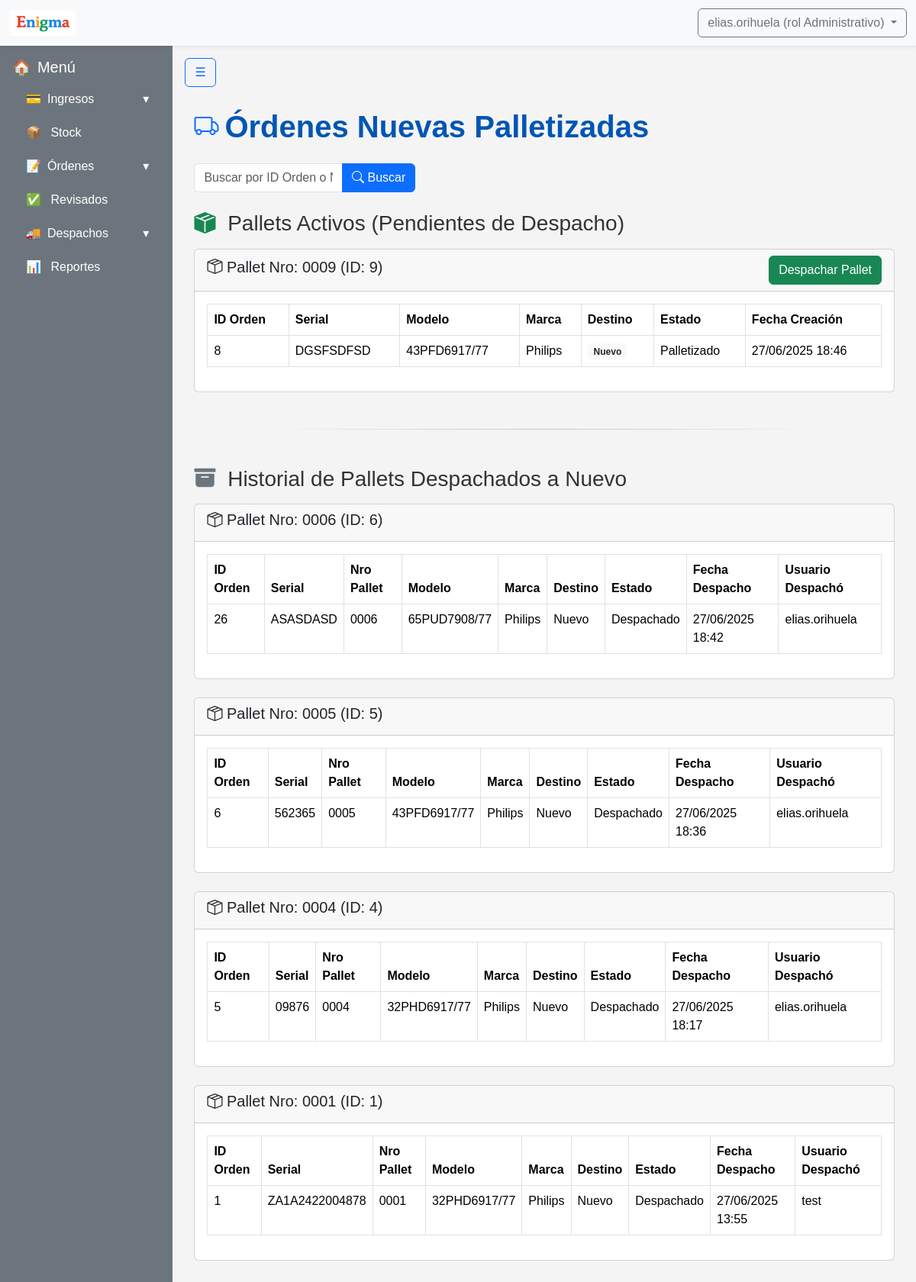
Page /despachos/nuevas/ (signed in) on the committed database.
### apps/usuarios/models.py (models this page shows, shortened)
class Usuarios(AbstractBaseUser):
    username = models.CharField('Nombre de usuario', unique= True, max_length=60)
    email = models.EmailField('Correo electronico', max_length=254, unique= True)
    nombre = models.CharField(max_length=50)
    apellido = models.CharField(max_length=50)
    rol = models.ForeignKey(Roles, on_delete=models.CASCADE)
    activo = models.BooleanField(default=True)
    is_admin = models.BooleanField(default = False)
    is_superuser = models.BooleanField(default=False)
    is_staff = models.BooleanField(default=False)
    objects = UsuariosManager()
    USERNAME_FIELD = 'username'
    REQUIRED_FIELDS = ['nombre', 'apellido', 'email'] #campos necesarios para crear la cuenta por consola

class Roles(models.Model):
    id = models.AutoField(primary_key=True)
    nombre = models.CharField(max_length=50)
    def __str__(self):
        return self.nombre

### apps/despachos/models.py (models this page shows, shortened)
class Pallet(ModeloBaseConUsuario):
    destino = models.ForeignKey(Destinos, on_delete=models.PROTECT, related_name='pallets_despacho', verbose_name="Destino")
    nro_pallet = models.CharField(max_length=50, unique=True, null=True, blank=True, verbose_name="Número de Pallet")
    fecha_creacion = models.DateTimeField(auto_now_add=True, verbose_name="Fecha de Creación")
    fecha_modificacion = models.DateTimeField(auto_now=True, verbose_name="Fecha de Última Modificación")
    nro_viaje = models.CharField(max_length=50, null=True, blank=True, verbose_name="Número de Viaje")
    fecha_despacho = models.DateTimeField(null=True, blank=True, verbose_name="Fecha de Despacho")
    usuario_despacho = models.ForeignKey(
        User,
        on_delete=models.SET_NULL,
        null=True,
        blank=True,
        related_name='pallets_despachados_por_usuario',
        verbose_name="Usuario que Despachó"
    )
    remito_salida = models.ForeignKey(Remitos, on_delete=models.SET_NULL, null=True, blank=True, verbose_name="Remito de Salida")
    estado_pallet = models.ForeignKey(Estados, on_delete=models.PROTECT, related_name='pallets_por_estado', null=True, blank=True, verbose_name="Estado del Pallet")
    class Meta:
        verbose_name = "Pallet de Despacho"
        verbose_name_plural = "Pallets de Despacho"
        ordering = ['-fecha_creacion']

### apps/ordenes/models.py (models this page shows, shortened)
class Equipos(models.Model):
    producto_id = models.ForeignKey('ingresos.Productos', on_delete=models.CASCADE)
    numero_serie = models.CharField(max_length=20, unique=True, null=True, blank=True)
    fecha_alta = models.DateTimeField(auto_now_add=True)
    observaciones = models.CharField(max_length=100, null=True, blank=True)

class Destinos(models.Model):
    nombre_destino = models.CharField(max_length=30)

### apps/ingresos/models.py (models this page shows, shortened)
class Productos(models.Model):
    id = models.AutoField(primary_key=True)
    marca = models.CharField(max_length=30)
    modelo = models.CharField(max_length=50, unique=True)

### apps/despachos/views.py (the view)
# urls.py: path('nuevas/', views.OrdenesNuevasView.as_view(), name='ordenes_nuevas'),
class OrdenesNuevasView(BaseOrdenesDespachoView):
    destino_base_nombre = 'nuevo'
    titulo_pagina = 'Órdenes Nuevas Palletizadas'
    def get_context_data(self, request, queryset, mensaje_busqueda=None):
        context = super().get_context_data(request, queryset, mensaje_busqueda)
        estado_despachado_obj = Estados.objects.filter(nombre_estado__iexact='despachado').first()
        destino_obj = Destinos.objects.filter(nombre_destino__iexact=self.destino_base_nombre).first()
        pallets_despachados = []
        if estado_despachado_obj and destino_obj:
            despachados_queryset = Pallet.objects.filter(
                estado_pallet=estado_despachado_obj,
                destino=destino_obj
            ).select_related(
                'destino', 'estado_pallet', 'usuario', 'usuario_despacho', 'remito_salida'
            ).prefetch_related(
                'detalles__orden_id__equipo_id__producto_id',
                'detalles__orden_id__estado_id',
                'detalles__orden_id__destino'
            ).order_by('-fecha_despacho')
            for pallet in despachados_queryset:
                ordenes_en_pallet = []
                for detalle_pallet in pallet.detalles.all():
                    orden = detalle_pallet.orden_id
                    if orden:
                        equipo_obj = getattr(orden, 'equipo_id', None)
                        producto_obj = getattr(equipo_obj, 'producto_id', None)
                        modelo_nombre = getattr(producto_obj, 'modelo', 'N/A')
                        marca_nombre = getattr(producto_obj, 'marca', 'N/A')
                        ordenes_en_pallet.append({
                            'id': orden.id,
                            'numero_serie': getattr(equipo_obj, 'numero_serie', 'N/A'),
                            'modelo': modelo_nombre,
                            'marca': marca_nombre,
                            'estado': getattr(orden.estado_id, 'nombre_estado', 'N/A'),
                        })
                pallets_despachados.append({
                    'id': pallet.id,
                    'nro_pallet': pallet.nro_pallet,
                    'destino': getattr(pallet.destino, 'nombre_destino', 'N/A'),
                    'fecha_creacion': pallet.fecha_creacion,
                    'fecha_despacho': pallet.fecha_despacho,
                    'estado_pallet': getattr(pallet.estado_pallet, 'nombre_estado', 'N/A'),
                    'usuario_creacion': getattr(pallet.usuario, 'username', 'N/A'),
                    'usuario_despacho': getattr(pallet.usuario_despacho, 'username', 'N/A'),
                    'remito_salida': getattr(pallet.remito_salida, 'nro_remito', 'N/A'),
                    'cantidad_ordenes': len(ordenes_en_pallet),
                    'ordenes': ordenes_en_pallet,
                })
        context['pallets_despachados'] = pallets_despachados
        context['titulo_historial'] = f"Historial de Pallets Despachados a {self.destino_base_nombre.capitalize()}"
        return context

### apps/despachos/templatetags/custom_filters.py (called while the page is built)
@register.filter
def replace_chars(value, arg):
    if not isinstance(value, str):
        return value
    try:
        old_value, new_value = arg.split(':')
    except ValueError:
        return value
    return value.replace(old_value, new_value)

### apps/despachos/views.py (called while the page is built)
    def get(self, request, *args, **kwargs):
        queryset = self.get_queryset()
        query = request.GET.get('q', '')
        mensaje_busqueda = None
        if query:
            q_objects = Q(id__icontains=query) | Q(equipo_id__numero_serie__icontains=query)
            queryset = queryset.filter(q_objects)
            if not queryset.exists():
                mensaje_busqueda = f"No se encontraron órdenes con el ID/Número de Serie '{query}'."
        context = self.get_context_data(request, queryset, mensaje_busqueda)
        return render(request, self.template_name, context)

### apps/despachos/templates/despachos/ordenes_despacho_base.html (shortened to what this page needs)
{% extends 'base.html' %}
{% load static %}
{% load custom_filters %}
{% block content %}
<div class="container mt-4">
    <div class="d-flex align-items-center mb-4">
        <i class="bi bi-truck me-2" style="font-size: 2rem; color: #0d6efd;"></i>
        <h1 class="fw-bold mb-0">{{ titulo_pagina }}</h1>
    </div>
    <div class="top-action-bar mb-4">
        <form method="get" class="w-100">
            <div class="row mb-2">
                <div class="col-md-6 col-lg-4">
                    <div class="input-group search-input-group">
                        <input type="text" class="form-control" placeholder="Buscar por ID Orden o Nro. Serie" name="q" value="{{ query_actual|default:'' }}">
                        <button class="btn btn-primary" type="submit"><i class="bi bi-search"></i> Buscar</button>
                    </div>
                </div>
            </div>
        </form>
    </div>
    <h3 class="mb-3"><i class="bi bi-box-seam-fill text-success me-2"></i> Pallets Activos (Pendientes de Despacho)</h3>
    {% for pallet in pallets_activos %}
        <div class="card mb-4">
            <div class="card-header d-flex justify-content-between align-items-center">
                <h5><i class="bi bi-box-seam"></i> Pallet Nro: {{ pallet.nro_pallet }} (ID: {{ pallet.id }})</h5>
                <form action="{% url 'despachos:despachar_pallet' %}" method="post" style="margin: 0;">
                    <button type="submit" class="btn btn-success">Despachar Pallet</button>
                </form>
            </div>
            <div class="card-body">
                {% if pallet.ordenes %}
                    <table class="table table-bordered">
                        <thead>
                            <tr>
                                <th>ID Orden</th>
                                <th>Serial</th>
                                <th>Modelo</th>
                                <th>Marca</th>
                                <th>Destino</th>
                                <th>Estado</th>
                                <th>Fecha Creación</th>
                            </tr>
                        </thead>
                        <tbody>
                            {% for orden in pallet.ordenes %}
                                <tr>
                                    <td>{{ orden.id }}</td>
                                    <td>{{ orden.numero_serie }}</td>
                                    <td>{{ orden.modelo }}</td>
                                    <td>{{ orden.marca }}</td>
                                    <td>
                                        {% if pallet.destino  == "Pendiente" %}
                                            <span class="badge bg-warning">{{ pallet.destino  }}</span>
                                        {% elif pallet.destino  == "Revisado" %}
                                            <span class="badge bg-success">{{ pallet.destino  }}</span>
                                        {% elif pallet.destino  == "Palletizado" %}
                                            <span class="badge bg-primary">{{ pallet.destino }}</span>
                                        {% elif pallet.destino  == "Despachado" %}
                                            <span class="badge bg-secondary">{{ pallet.destino  }}</span>
                                        {% else %}
                                            <span class="badge bg-light text-dark">{{ pallet.destino  }}</span>
                                        {% endif %}
                                    </td>
                                    <td><span class="badge-estado bg-palletizado">Palletizado</span></td>
                                    <td>{{ pallet.fecha_creacion|date:"d/m/Y H:i" }}</td>
                                </tr>
                            {% endfor %}
                        </tbody>
                    </table>
                {% endif %}
            </div>
        </div>
    {% endfor %}
    <hr class="my-5">
    <h3 class="mb-3"><i class="bi bi-archive-fill text-secondary me-2"></i> {{ titulo_historial }}</h3>
    {% if not pallets_despachados %}
        <div class="alert alert-info" role="alert">No hay pallets despachados en el historial para este destino.</div>
    {% else %}
        {% for pallet in pallets_despachados %}
            <div class="card mb-4">
                <div class="card-header">
                    <h5><i class="bi bi-box-seam"></i> Pallet Nro: {{ pallet.nro_pallet }} (ID: {{ pallet.id }})</h5>
                </div>
                <div class="card-body">
                    {% if pallet.ordenes %}
                        <table class="table table-bordered">
                            <thead>
                                <tr>
                                    <th>ID Orden</th>
                                    <th>Serial</th>
                                    <th>Nro Pallet</th>
                                    <th>Modelo</th>
                                    <th>Marca</th>
                                    <th>Destino</th>
                                    <th>Estado</th>
                                    <th>Fecha Despacho</th>
                                    <th>Usuario Despachó</th>
                                </tr>
                            </thead>
                            <tbody>
                                {% for orden in pallet.ordenes %}
                                    <tr>
                                        <td>{{ orden.id }}</td>
                                        <td>{{ orden.numero_serie }}</td>
                                        <td>{{ pallet.nro_pallet }}</td>
                                        <td>{{ orden.modelo }}</td>
                                        <td>{{ orden.marca }}</td>
                                        <td><span class="badge-estado bg-{{ pallet.destino|lower|replace_chars:' :-' }}">{{ pallet.destino }}</span></td>
                                        <td><span class="badge-estado bg-despachado">Despachado</span></td>
                                        <td>{{ pallet.fecha_despacho|date:"d/m/Y H:i"|default:"N/A" }}</td>
                                        <td>{{ pallet.usuario_despacho|default:"N/A" }}</td>
                                    </tr>
                                {% endfor %}
                            </tbody>
                        </table>
                    {% endif %}
                </div>
            </div>
        {% endfor %}
    {% endif %}
</div>
{% endblock %}

### templates/includes/header.html (shortened to what this page needs)
{% load static %}
<nav class="navbar navbar-expand-lg navbar-light bg-light shadow-sm">
  <div class="container-fluid">
    <a class="navbar-brand d-flex align-items-center" href="{% url 'core:dashboard' %}">
      <div class="card-header"><img class="logo_form" src="{% static 'img/logo_form.png' %}" alt=""></div>
    </a>
    <div class="d-flex ms-auto">
      {% if user.is_authenticated %}
        <div class="dropdown">
          <a class="btn btn-outline-secondary dropdown-toggle" href="#" role="button" id="dropdownUser" data-bs-toggle="dropdown" aria-expanded="false">
            {{ user.username }} (rol {{ user.rol }})
          </a>
        </div>
      {% else %}
        <a href="{% url 'usuarios:register' %}" class="btn btn-outline-primary me-2">Registrarse</a>
        <a href="{% url 'usuarios:login' %}" class="btn btn-outline-success">Login</a>
      {% endif %}
    </div>
  </div>
</nav>

### static/css/style.css (style rules this page uses)
.card-header > img { height: 34px; }
body { font-family: Arial, sans-serif; background-color: #f4f4f4; color: #333; }
h1, h2 { text-align: center; color: #0056b3; margin-bottom: 25px; }
hr { border: 0; height: 1px; background-image: linear-gradient(to right, rgba(0, 0, 0, 0), rgba(0, 0, 0, 0.75), rgba(0, 0, 0, 0)); width: 80%; margin: 40px auto; }

### rows in the picture
Usuarios: username "elias.orihuela", rol "Administrativo", usuario_despacho "elias.orihuela" "elias.orihuela" "elias.orihuela"
Pallet: nro_pallet "0009", fecha_creacion "27/06/2025 18:46"
Equipos: numero_serie "DGSFSDFSD"
Productos: modelo "43PFD6917/77", marca "Philips", modelo "43PFD6917/77", marca "Philips"
Destinos: destino "Nuevo", destino "Nuevo" "Nuevo" "Nuevo" "Nuevo"
Pallet: nro_pallet "0006", nro_pallet "0006", fecha_despacho "27/06/2025 18:42"
Equipos: numero_serie "ASASDASD"
Productos: modelo "65PUD7908/77", marca "Philips"
Pallet: nro_pallet "0005", nro_pallet "0005", fecha_despacho "27/06/2025 18:36"
Equipos: numero_serie "562365"
Pallet: nro_pallet "0004", nro_pallet "0004", fecha_despacho "27/06/2025 18:17"
Equipos: numero_serie "09876"
Productos: modelo "32PHD6917/77" "32PHD6917/77", marca "Philips" "Philips"
Pallet: nro_pallet "0001", nro_pallet "0001", fecha_despacho "27/06/2025 13:55"
Equipos: numero_serie "ZA1A2422004878"
Usuarios: usuario_despacho "test"

### other values in the picture
{{ titulo_pagina }} "Órdenes Nuevas Palletizadas"
{{ pallet.id }} "9"
{{ orden.id }} "8"
{{ titulo_historial }} "Historial de Pallets Despachados a Nuevo"
{{ pallet.id }} "6" "5" "4" "1"
{{ orden.id }} "26" "6" "5" "1"
